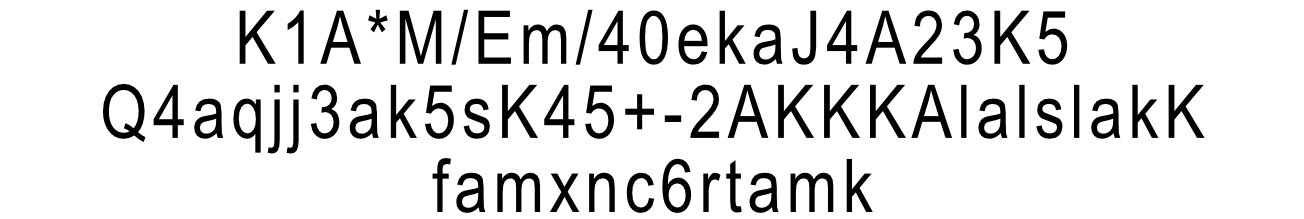
#> input picture codes/font_recognition/test_case.jpg, 1304 x 219 px, found by its file name
$ python BasicRecognizer.py
#> lines starting #> are read from the running program, lines starting #| are printed output that depends on the picture; after the words box and inside, x2 and y2 are one past the last pixel; in counts of white or black regions, pixels touching at a corner belong together
#> further down, Image is the input picture: shape (219, 1304, 3); min 0, max 255, mean 223.5
import os
import numpy as np
import cv2
import time as t

bits = 7
percentage = .50


class FeatureNode:

    # [4 lines left out: function __init__, not called in this run]

class BitmapNode:
    def __init__(self, name, Bitmaps):
        self.name = name
        self.bitmaps = Bitmaps

class Tree:

    # [117 lines left out: functions __init__, AreAllTheSame, InorderTraversal, BuildTree, ContentsToBitmap, FindMostImportantIndex and 2 more, not called in this run]

    def __repr__(self):
        return f"The Bitmap Tree of {self.bitmap_path}"

class LetterExtractor:
    def __init__(self, text_image):
        self.img = text_image
        self.Letters = []
        pass

    def ContourExtraction(self):

        gray = cv2.cvtColor(self.img,cv2.COLOR_BGR2GRAY)
        height, width = gray.shape[:2]
#> height = 219; width = 1304

        print(f"Height: {height}   Width: {width}")
#| Height: 219   Width: 1304

        _,thresh = cv2.threshold(gray, 0, 255, cv2.THRESH_BINARY_INV + cv2.THRESH_OTSU)
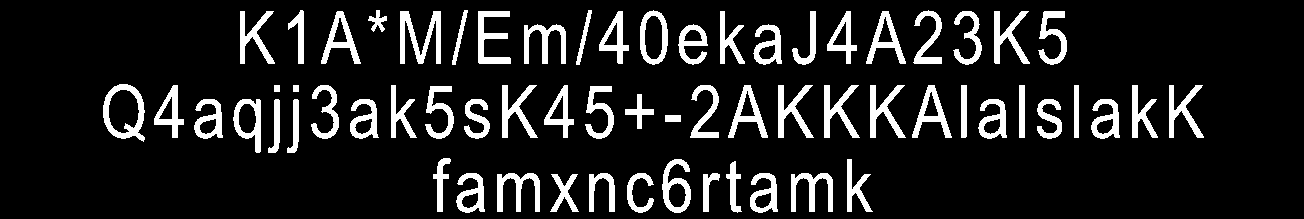
#> thresh: shape (219, 1304); 12.5% white; 65 white regions

        contours, _ = cv2.findContours(thresh, cv2.RETR_EXTERNAL, cv2.CHAIN_APPROX_NONE)
#> contours = 65 contours; largest, box (x1, y1, x2, y2) and area: (103, 84, 145, 142) 1796, (640, 10, 668, 65) 1206, (233, 99, 261, 153) 979, (662, 159, 691, 213) 947, (400, 11, 441, 64) 828

        for contour in contours:
            for point in contour:
                x, y = point[0]

            x, y, w, h = cv2.boundingRect(contour)

            if w<10 or h<10: #If it's this small, it probably is just a noise
                continue

            img = thresh[y:y+h, x:x+w]

            self.Letters.append([img, (x,y)])
#> this loop made 65 passes
#> (x, y, w, h) on passes 1 to 12: (550, 174, 29, 38), (791, 173, 42, 39), (750, 173, 28, 40), (703, 173, 17, 39), (627, 173, 27, 40), (589, 173, 26, 39), (497, 173, 43, 39), (456, 173, 29, 40), (726, 161, 16, 52), (847, 159, 26, 53), (662, 159, 29, 54), (433, 158, 18, 54)
#> pass 1, in ContourExtraction, `img = thresh[y:y+h, x:x+w]`:
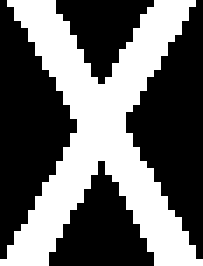
#> img: shape (38, 29) (shown 7 times larger); 40.8% white; 1 white region, box (x1, y1, x2, y2) and area: (0, 0, 29, 38) 450
#> pass 3, in ContourExtraction, `img = thresh[y:y+h, x:x+w]`:
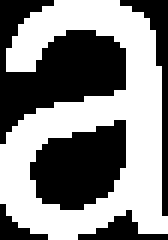
#> img: shape (40, 28) (shown 6 times larger); 52.9% white; 5 black regions, box (x1, y1, x2, y2) and area: (0, 0, 21, 24) 246, (5, 20, 21, 35) 170, (20, 0, 28, 36) 61, (13, 35, 28, 40) 31, (0, 34, 8, 40) 20
#> after the loop, self.Letters = 59 items

    # [4 lines left out: function ShowImages, not called in this run]

class LetterRecognizer:

    def __init__(self, Letters: list):
        self.Letters = Letters
        self.LettersSquared = []
        self.ImageSquarer()
        self.BitMapExtraction()

    def ImageSquarer(self):

        for img_and_position in self.Letters:
            img = img_and_position[0]
            x,y = img_and_position[1]

            height = img.shape[0]
            width = img.shape[1]
            max_edge = max(height,width)

            starting_x = int( (max_edge - width)/2)
            ending_x = int( (max_edge + width)/2)

            starting_y = int((max_edge - height)/2)
            ending_y = int((max_edge + height)/2)

            blank_square = np.zeros((max_edge,max_edge), dtype=np.uint8)
            blank_square[starting_y:ending_y , starting_x:ending_x] = img

            blank_square = cv2.resize(blank_square, (100,100), cv2.INTER_NEAREST)

            self.LettersSquared.append([blank_square, (x,y)])
#> this loop made 59 passes
#> (x, y, height, width, max_edge, starting_x, ending_x, starting_y) on passes 1 to 12: (550, 174, 38, 29, 38, 4, 33, 0), (791, 173, 39, 42, 42, 0, 42, 1), (750, 173, 40, 28, 40, 6, 34, 0), (703, 173, 39, 17, 39, 11, 28, 0), (627, 173, 40, 27, 40, 6, 33, 0), (589, 173, 39, 26, 39, 6, 32, 0), (497, 173, 39, 43, 43, 0, 43, 2), (456, 173, 40, 29, 40, 5, 34, 0), (726, 161, 52, 16, 52, 18, 34, 0), (847, 159, 53, 26, 53, 13, 39, 0), (662, 159, 54, 29, 54, 12, 41, 0), (433, 158, 54, 18, 54, 18, 36, 0)
#> (x, y, height, width, max_edge, starting_x, ending_x) on pass 51: (400, 11, 53, 41, 53, 6, 47)
#> pass 1, in ImageSquarer, `blank_square = cv2.resize(blank_square, (100,100), cv2.INTER_NEAREST)`:
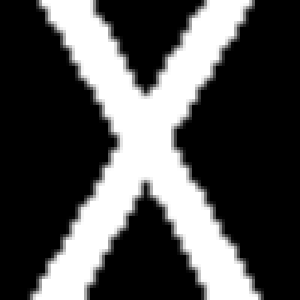
#> blank_square: shape (100, 100) (shown 3 times larger); min 0, max 255, mean 79.5
#> pass 2, in ImageSquarer, `blank_square = cv2.resize(blank_square, (100,100), cv2.INTER_NEAREST)`:
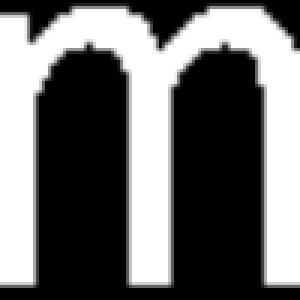
#> blank_square: shape (100, 100) (shown 3 times larger); min 0, max 255, mean 107.8
#> pass 3, in ImageSquarer, `blank_square = cv2.resize(blank_square, (100,100), cv2.INTER_NEAREST)`:
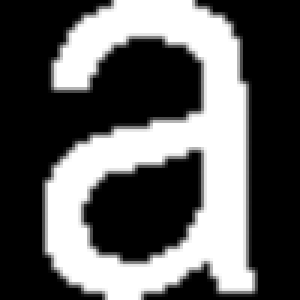
#> blank_square: shape (100, 100) (shown 3 times larger); min 0, max 255, mean 94.3
#> after the loop:
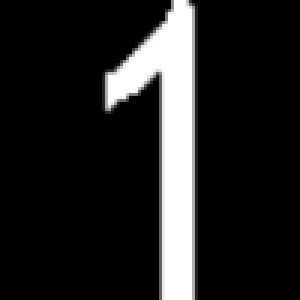
#> blank_square: shape (100, 100) (shown 3 times larger); min 0, max 255, mean 34.1

            # [4 lines of commented-out code are left out]

    def BitMapExtraction(self):
        self.bit_vectors = []

        for Letter in self.LettersSquared:
            Image = Letter[0]
            x,y = Letter[1]

            bit_vector = np.zeros(bits**2,np.uint8)

            edge = Image.shape[0]

            step_size = int(edge/bits)

            for row in range(0,bits):
                for column in range(0,bits):

                    index = row*bits + column
                    white_counter = 0

                    for x in range(column*step_size , (column + 1) * step_size):
                        for y in range(row*step_size , (row + 1) * step_size):
                            if Image[x,y] == 255:
                                white_counter += 1
                    condition = white_counter/(step_size**2) >= percentage
                    if condition:
                        bit_vector[index] = 255

            self.bit_vectors.append([bit_vector, (x,y)])
#> this loop made 59 passes

    # [15 lines left out: function ShowBitmap, not called in this run]


def ContentsToBitmap(contents):

    bit_maps = []

    for content in contents:

            bitmap = content.split("#")[1]
            name = content.split("#")[0]

            bitmap = bitmap[1:-1]
            bitmap = bitmap.split(", ")

            bit_maps.append([name,bitmap])
    #print(f"bit maps: {bit_maps}")
    return bit_maps

Image = cv2.imread(r"E:\Python_Projeler\ComputerVisionProjects\FinalProject\codes\font_recognition\test_case.jpg")

fonts = r"E:\Python_Projeler\ComputerVisionProjects\FinalProject\codes\font_recognition\bitmaps"

extractor = LetterExtractor(Image)
extractor.ContourExtraction()

recognizer = LetterRecognizer(extractor.Letters)


def OneByOne(bit__map):
    arial = os.path.join(fonts,"arial.txt")

    with open(arial,"r") as f:
        contents = f.read().split("\n")

    bitmaps = ContentsToBitmap(contents)
    biggest = ["name",0]
    softmax_values = []

    for bitmap in bitmaps:
        name = bitmap[0]
        bit_map = bitmap[1]
        counter = 0
        for index, bit in enumerate(bit_map):
            if str(bit__map[index]) == bit:
                counter += 1
            else:
                counter -= 1

        softmax = np.exp(counter)
        softmax_values.append([name,softmax])

        """Percentage = ((counter)/(bits**2))*100

        if Percentage > biggest[1]:
            biggest = [name,Percentage]"""

    for softmax in softmax_values:
        name = softmax[0]
        value = softmax[1]

        values = [item[1] for item in softmax_values]

        percentage = (value/sum(values))*100
        percentage = np.clip(percentage, 1e-4, 100 - 1e-4)

        if percentage > biggest[1]:
            biggest = [name,percentage]


        print(f"{name} Percentage: {percentage:.2f}%")

    print(f"\n\nCHAR IS: {biggest}")


for index, bit_vector in enumerate(recognizer.bit_vectors):
    OneByOne(bit_vector[0])

    cv2.imshow("lala",recognizer.LettersSquared[index][0])
    cv2.waitKey(0)

#> (the run stopped early here; a loop or call above may not have finished)
